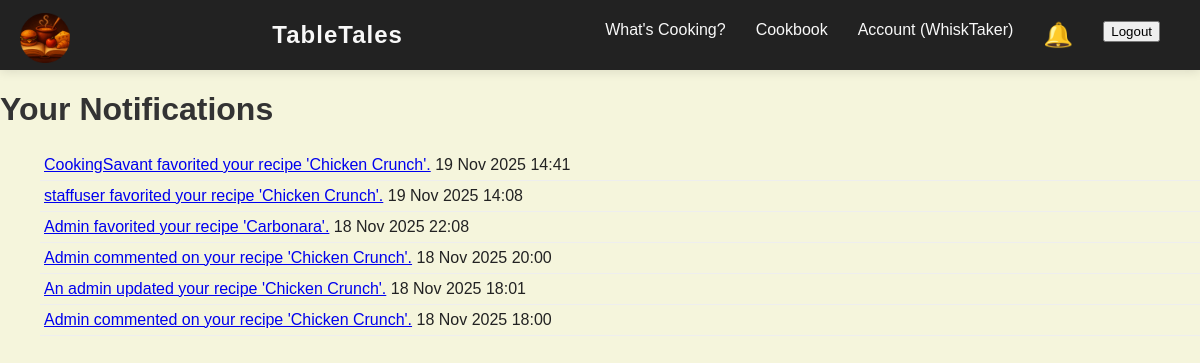
Page /notifications/ (signed in) on the earlier database version.
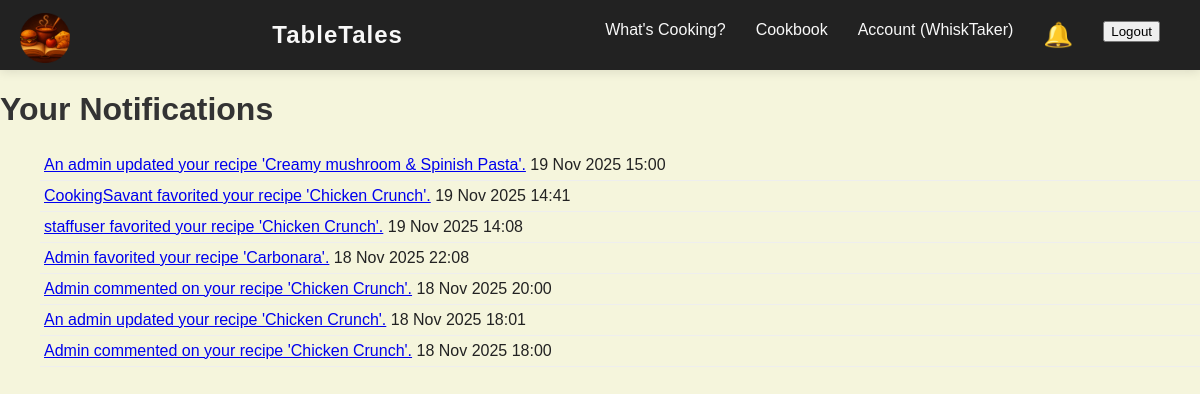
Same page on the later database version.
### tabletales/models.py (models this page shows, shortened)
class Notification(models.Model):
    user = models.ForeignKey(User, on_delete=models.CASCADE, related_name="notifications")
    message = models.CharField(max_length=255)
    link = models.CharField(max_length=255, blank=True)  # link to recipe page
    created_at = models.DateTimeField(auto_now_add=True)
    read = models.BooleanField(default=False)

### tabletales/views.py (the view)
# urls.py: path('notifications/', views.notifications_page, name='notifications'),
@login_required
def notifications_page(request):
    notifications = Notification.objects.filter(
        user=request.user
    ).order_by('-created_at')
    notifications.filter(read=False).update(read=True)
    return render(request, 'notifications.html', {
        'notifications': notifications
    })

### tabletales/context_processors.py (called while the page is built)
def notification_counts(request):
    if request.user.is_authenticated:
        unread_count = Notification.objects.filter(user=request.user, read=False).count()
        unread_notifications = Notification.objects.filter(user=request.user, read=False).order_by('-created_at')[:5]
    else:
        unread_count = 0
        unread_notifications = []
    return {
        "unread_count": unread_count,
        "unread_notifications": unread_notifications,
    }

### tabletales/templates/notifications.html
{% extends "base.html" %}
{% block content %}
<div class="notifications-page">
    <h1>Your Notifications</h1>
    {% if notifications %}
        <ul class="notification-list">
            {% for note in notifications %}
                <li class="notification-item">
                    <a href="{{ note.link }}">{{ note.message }}</a>
                    <span class="note-date">{{ note.created_at|date:"d M Y H:i" }}</span>
                </li>
            {% endfor %}
        </ul>
    {% else %}
        <p>You have no notifications.</p>
    {% endif %}
</div>
{% endblock %}

Differences in the rows shown:
added Notification: message "An admin updated your recipe 'Creamy mushroom & Spinish Pasta'.", created_at "19 Nov 2025 15:00"
